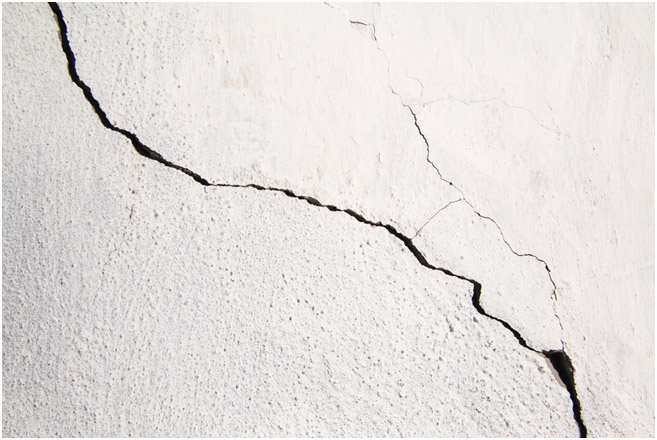
#> input picture crack.jpg, 657 x 440 px
$ python x.py   (older library calls are emulated)
#> lines starting #> are read from the running program, lines starting #| are printed output that depends on the picture; after the words box and inside, x2 and y2 are one past the last pixel; in counts of white or black regions, pixels touching at a corner belong together

import numpy as np
import cv2
   # custom built function to compute edges
def custom(image, sigma=0.33):
	# compute the median of the single channel pixel intensities
	v = np.median(image)

	# apply automatic Canny edge detection using the computed median
	lower = int(max(0, (1.0 - sigma) * v))
	upper = int(min(255, (1.0 + sigma) * v))
	edged = cv2.Canny(image, lower, upper)

	# return the edged image
	return edged

kernel = np.ones((1,1), np.uint8)
imagePath = "crack.jpg"

# load the image, convert it to grayscale, and blur it slightly
image = cv2.imread(imagePath)
#> image is the input picture: shape (440, 657, 3); mean B, G, R 221.3, 223.7, 228
image2 = cv2.imread(imagePath)
gray = cv2.cvtColor(image, cv2.COLOR_BGR2GRAY)
blurred = cv2.GaussianBlur(gray, (3, 3), 0)


custom = custom(blurred)
#> in custom, `v = np.median(image)`: v = 232
#> in custom, `lower = int(max(0, (1.0 - sigma) * v))`: lower = 155
#> in custom, `upper = int(min(255, (1.0 + sigma) * v))`: upper = 255
#> in custom, `edged = cv2.Canny(image, lower, upper)`:
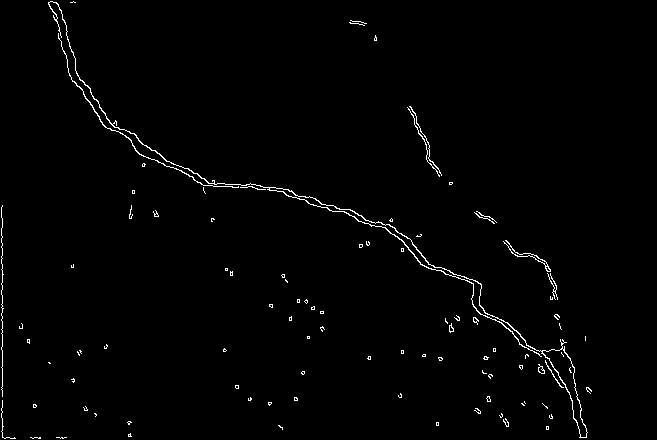
#> edged: shape (440, 657); 1.2% white in thin lines or dots, all inside (x1, y1, x2, y2) = (1, 1, 592, 439)
imge = cv2.erode(custom, kernel, iterations=1)

ret,thresh = cv2.threshold(imge,127,255,0)
(_,cnts, _) = cv2.findContours(thresh.copy(), cv2.RETR_TREE,cv2.CHAIN_APPROX_SIMPLE)
#> cnts = 138 contours, 131 with area under 20; largest, box (x1, y1, x2, y2) and area: (48, 1, 588, 438) 1368, (542, 348, 588, 438) 990, (58, 33, 239, 188) 73, (503, 240, 551, 272) 39, (538, 364, 545, 374) 32, (538, 366, 545, 374) 25, (449, 323, 454, 333) 22
cnts = sorted(cnts, key = cv2.contourArea, reverse = True)[:10]
#> cnts = 10 contours, 3 with area under 20; largest, box (x1, y1, x2, y2) and area: (48, 1, 588, 438) 1368, (542, 348, 588, 438) 990, (58, 33, 239, 188) 73, (503, 240, 551, 272) 39, (538, 364, 545, 374) 32, (538, 366, 545, 374) 25, (449, 323, 454, 333) 22


cv2.drawContours(image, cnts, -1, (0, 255, 0), 1)

cv2.imshow("Original", image2)
cv2.imshow("Cracks", image)
cv2.waitKey(0)
